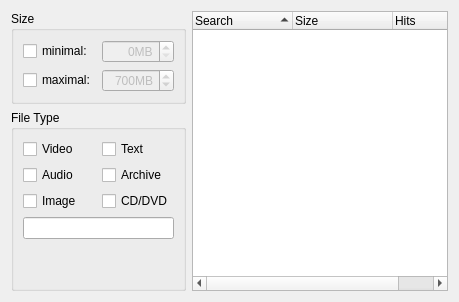
      <widget class="QWidget" name="search">
       <attribute name="icon">
        <iconset resource="images.qrc">
         <normaloff>:/small/searching.png</normaloff>:/small/searching.png</iconset>
       </attribute>
       <attribute name="title">
        <string>Search</string>
       </attribute>
       <layout class="QHBoxLayout" name="horizontalLayout_2">
        <item>
         <layout class="QVBoxLayout" name="verticalLayout_8">
          <item>
           <widget class="QGroupBox" name="groupBox_4">
            <property name="title">
             <string>Size</string>
            </property>
            <layout class="QGridLayout" name="gridLayout_2">
             <item row="0" column="0">
              <widget class="QCheckBox" name="minSizeCheckBox">
               <property name="text">
                <string>minimal:</string>
               </property>
              </widget>
             </item>
             <item row="0" column="1">
              <widget class="QSpinBox" name="minSizeSpinBox">
               <property name="enabled">
                <bool>false</bool>
               </property>
               <property name="sizePolicy">
                <sizepolicy hsizetype="Preferred" vsizetype="Fixed">
                 <horstretch>0</horstretch>
                 <verstretch>0</verstretch>
                </sizepolicy>
               </property>
               <property name="alignment">
                <set>Qt::AlignRight|Qt::AlignTrailing|Qt::AlignVCenter</set>
               </property>
               <property name="suffix">
                <string>MB</string>
               </property>
               <property name="maximum">
                <number>9999</number>
               </property>
              </widget>
             </item>
             <item row="1" column="0">
              <widget class="QCheckBox" name="maxSizeCheckBox">
               <property name="text">
                <string>maximal:</string>
               </property>
              </widget>
             </item>
             <item row="1" column="1">
              <widget class="QSpinBox" name="maxSizeSpinBox">
               <property name="enabled">
                <bool>false</bool>
               </property>
               <property name="sizePolicy">
                <sizepolicy hsizetype="Preferred" vsizetype="Fixed">
                 <horstretch>0</horstretch>
                 <verstretch>0</verstretch>
                </sizepolicy>
               </property>
               <property name="alignment">
                <set>Qt::AlignRight|Qt::AlignTrailing|Qt::AlignVCenter</set>
               </property>
               <property name="suffix">
                <string>MB</string>
               </property>
               <property name="maximum">
                <number>9999</number>
               </property>
               <property name="value">
                <number>700</number>
               </property>
              </widget>
             </item>
            </layout>
           </widget>
          </item>
          <item>
           <widget class="QGroupBox" name="groupBox_2">
            <property name="sizePolicy">
             <sizepolicy hsizetype="Minimum" vsizetype="Preferred">
              <horstretch>0</horstretch>
              <verstretch>0</verstretch>
             </sizepolicy>
            </property>
            <property name="title">
             <string>File Type</string>
            </property>
            <layout class="QVBoxLayout" name="verticalLayout_4">
             <item>
              <layout class="QGridLayout" name="gridLayout">
               <item row="0" column="0">
                <widget class="QCheckBox" name="videoCheckBox">
                 <property name="text">
                  <string>Video</string>
                 </property>
                </widget>
               </item>
               <item row="0" column="1">
                <widget class="QCheckBox" name="textCheckBox">
                 <property name="text">
                  <string>Text</string>
                 </property>
                </widget>
               </item>
               <item row="1" column="0">
                <widget class="QCheckBox" name="audioCheckBox">
                 <property name="text">
                  <string>Audio</string>
                 </property>
                </widget>
               </item>
               <item row="1" column="1">
                <widget class="QCheckBox" name="archiveCheckBox">
                 <property name="text">
                  <string>Archive</string>
                 </property>
                </widget>
               </item>
               <item row="2" column="0">
                <widget class="QCheckBox" name="imageCheckBox">
                 <property name="text">
                  <string>Image</string>
                 </property>
                </widget>
               </item>
               <item row="2" column="1">
                <widget class="QCheckBox" name="cddvdCheckBox">
                 <property name="text">
                  <string>CD/DVD</string>
                 </property>
                </widget>
               </item>
              </layout>
             </item>
             <item>
              <layout class="QHBoxLayout" name="horizontalLayout">
               <item>
                <widget class="QLineEdit" name="fileTypeEdit">
                 <property name="sizePolicy">
                  <sizepolicy hsizetype="Minimum" vsizetype="Fixed">
                   <horstretch>0</horstretch>
                   <verstretch>0</verstretch>
                  </sizepolicy>
                 </property>
                 <property name="minimumSize">
                  <size>
                   <width>0</width>
                   <height>0</height>
                  </size>
                 </property>
                 <property name="baseSize">
                  <size>
                   <width>0</width>
                   <height>0</height>
                  </size>
                 </property>
                </widget>
               </item>
              </layout>
             </item>
             <item>
              <spacer name="verticalSpacer">
               <property name="orientation">
                <enum>Qt::Vertical</enum>
               </property>
               <property name="sizeHint" stdset="0">
                <size>
                 <width>20</width>
                 <height>40</height>
                </size>
               </property>
              </spacer>
             </item>
            </layout>
           </widget>
          </item>
         </layout>
        </item>
        <item>
         <widget class="QTreeWidget" name="searchTreeWidget">
          <property name="sizePolicy">
           <sizepolicy hsizetype="Expanding" vsizetype="Expanding">
            <horstretch>0</horstretch>
            <verstretch>0</verstretch>
           </sizepolicy>
          </property>
          <property name="sizeIncrement">
           <size>
            <width>0</width>
            <height>0</height>
           </size>
          </property>
          <property name="selectionMode">
           <enum>QAbstractItemView::ExtendedSelection</enum>
          </property>
          <property name="sortingEnabled">
           <bool>true</bool>
          </property>
          <column>
           <property name="text">
            <string>Search</string>
           </property>
          </column>
          <column>
           <property name="text">
            <string>Size</string>
           </property>
          </column>
          <column>
           <property name="text">
            <string>Hits</string>
           </property>
          </column>
         </widget>
        </item>
       </layout>
      </widget>
